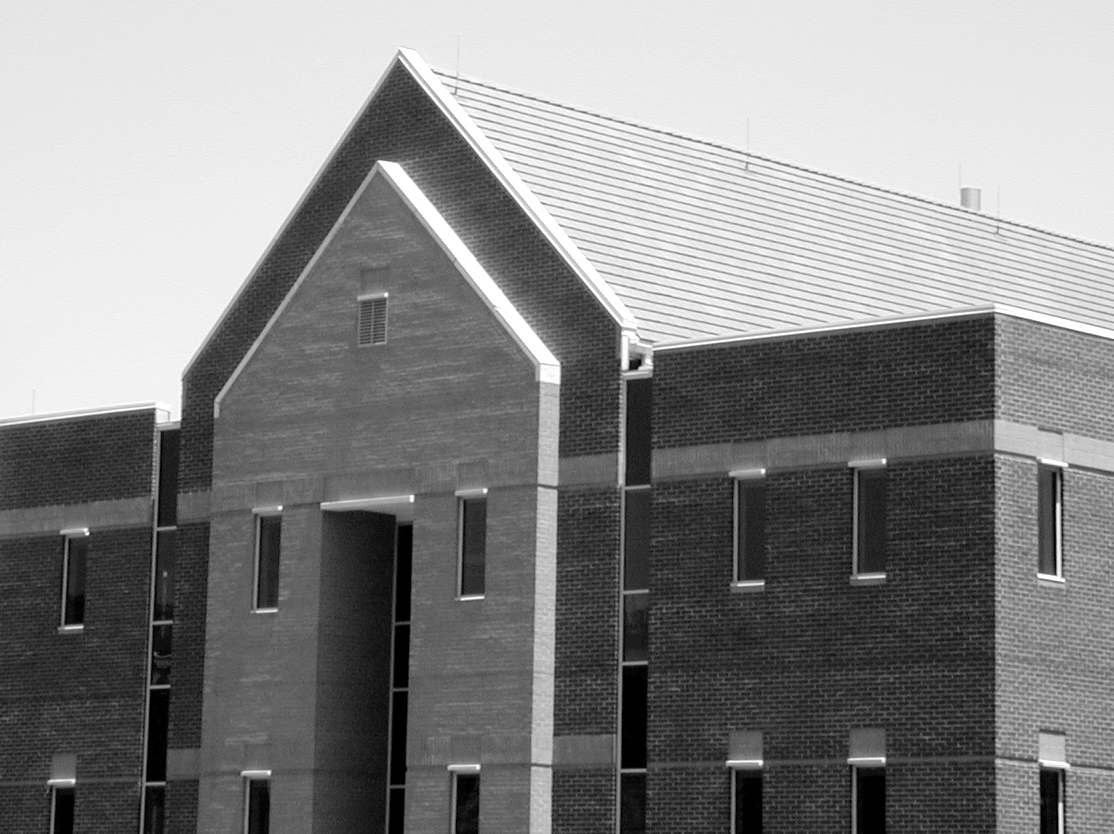
%> input picture 05 - Segmentação de Imagens - introdução e detecção de descontinuidades/building_original.tif, 1114 x 834 px
$ octave pratica10.m   (GNU Octave 9; MATLAB toolbox functions it lacks are replaced by stand-ins)
%> lines starting %> are read from the running program, lines starting %| are printed output that depends on the picture
% limpar
clear; clc; close all;
% carregar imagem original
I = im2double(imread('building_original.tif'));
%> I: size 834x1114 double; min 0, max 1, mean 0.523
% m醩caras
sobelX = [-1 -2 -1; 0 0 0; 1 2 1];
sobelY = [-1 0 1; -2 0 2; -1 0 1];
% aplicar m醩caras
Gx = imfilter(I,sobelX);
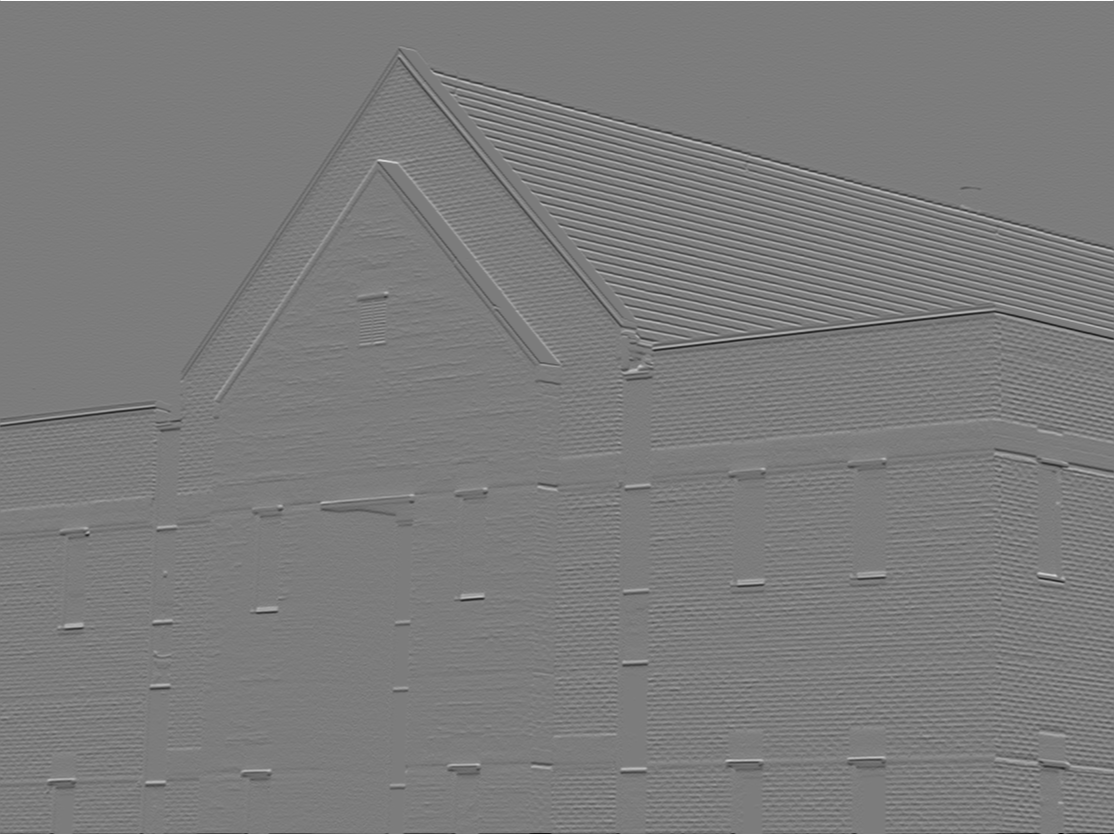
%> Gx: size 834x1114 double; min -3.55, max 3.71, mean -0.00319; drawn with min black and max white
Gy = imfilter(I,sobelY);
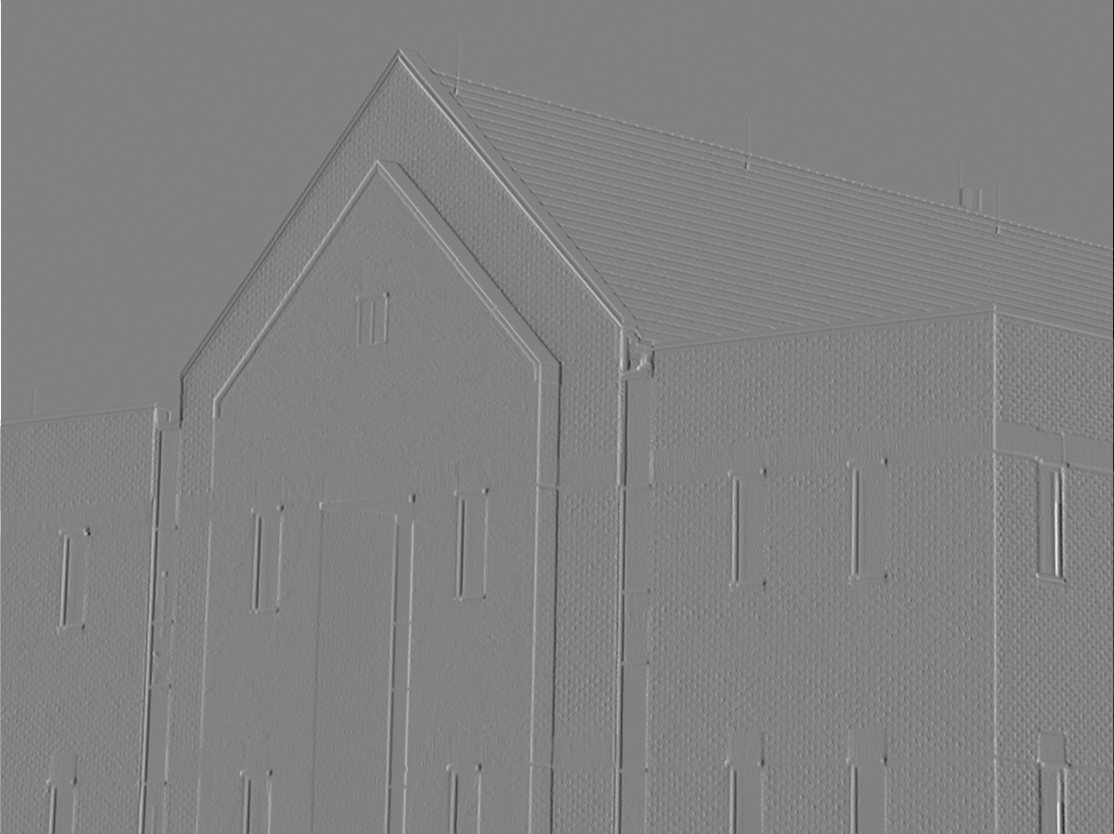
%> Gy: size 834x1114 double; min -4, max 3.85, mean 0.000404; drawn with min black and max white
% gerar imagem do gradiente atrav閟 de aproxima玢o
G = abs(Gx) + abs(Gy);
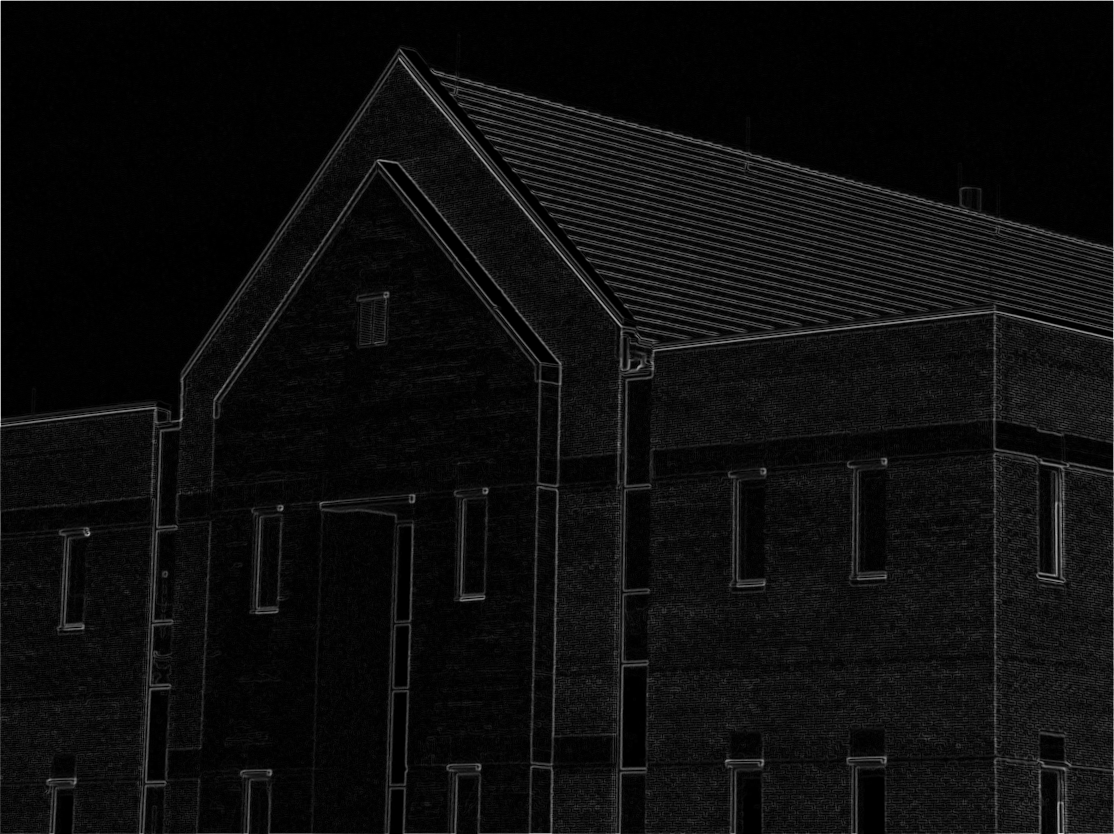
%> G: size 834x1114 double; min 0, max 5.41, mean 0.293; drawn with min black and max white
% exibir imagens
figure(1), subplot(2,2,1), imshow(I), title('Original - Fig. 10.16(a)');
figure(1), subplot(2,2,2), imshow(Gx), title('Gx - Fig. 10.16(b)');
figure(1), subplot(2,2,3), imshow(Gy), title('Gy - Fig. 10.16(c)');
figure(1), subplot(2,2,4), imshow(G), title('G - Fig. 10.16(d)');
%> after `imshow(G)`:
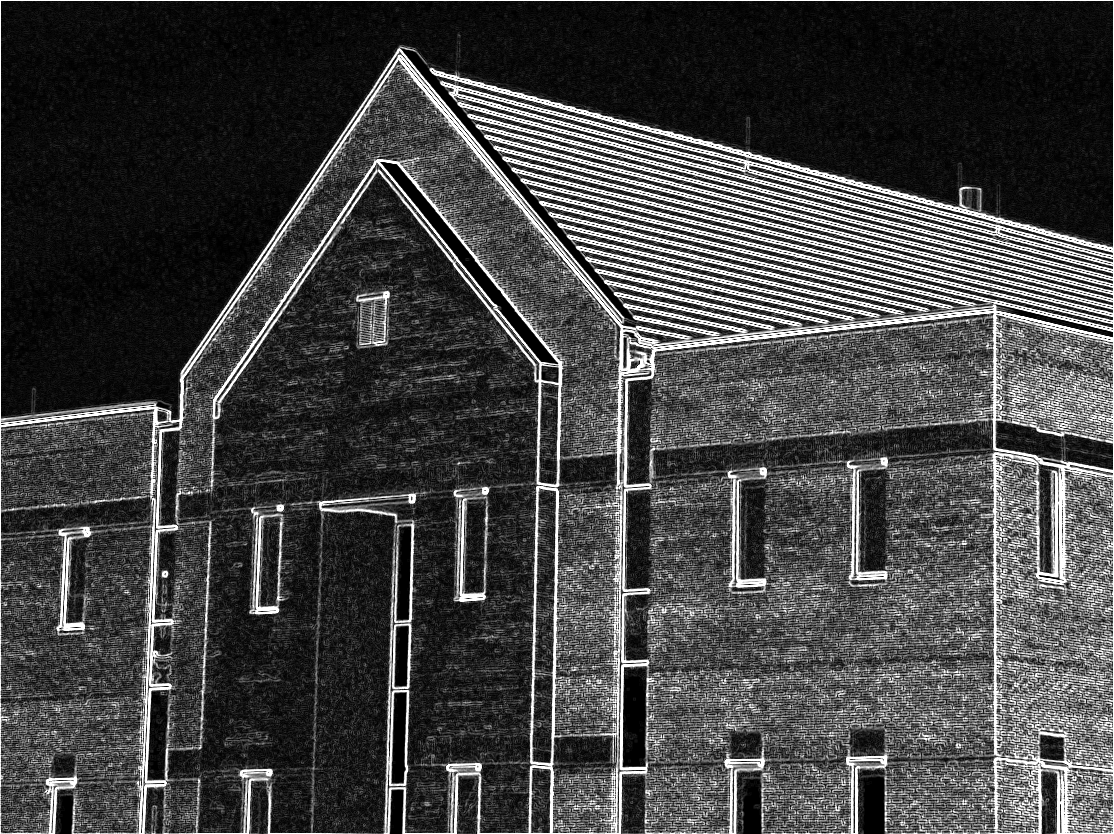
%> displayed picture: size 834x1114, on the screen's scale of 0 to 255; min 0, max 255, mean 67.1

$ run again, with 05 - Segmentação de Imagens - introdução e detecção de descontinuidades/turbine_blade_black_dot.png saved as 05 - Segmentação de Imagens - introdução e detecção de descontinuidades/building_original.tif
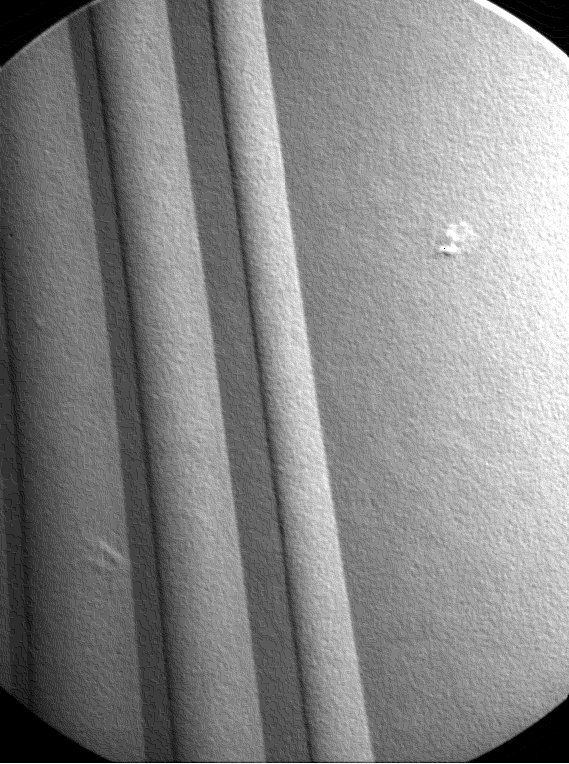
%> input picture 05 - Segmentação de Imagens - introdução e detecção de descontinuidades/turbine_blade_black_dot.png, 569 x 764 px
%> `G = abs(Gx) + abs(Gy);`:
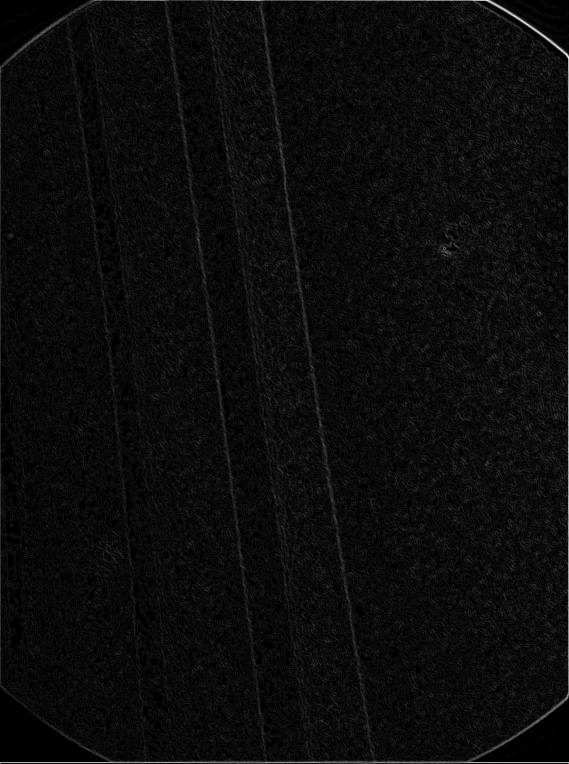
%> G: size 764x569 double; min 0, max 5.49, mean 0.272; drawn with min black and max white
%> `imshow(G)`:
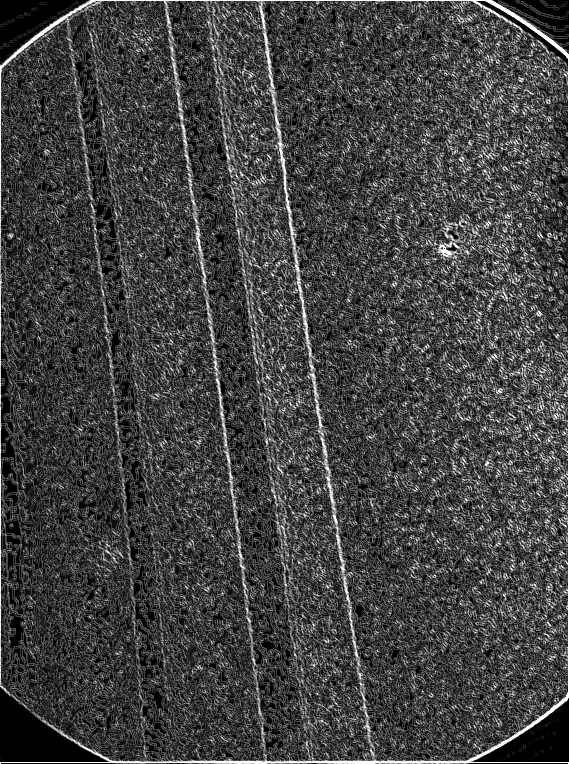
%> displayed picture: size 764x569, on the screen's scale of 0 to 255; min 0, max 255, mean 66.5
